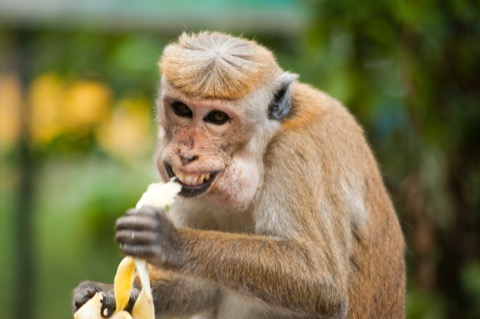
#> input picture task3/images/obj4.jpg, 480 x 319 px
$ python from_scratch.py
#> lines starting #> are read from the running program, lines starting #| are printed output that depends on the picture; after the words box and inside, x2 and y2 are one past the last pixel; in counts of white or black regions, pixels touching at a corner belong together
import cv2
import numpy as np

from task2.light_utils import reset_light


def process_photo(path):
#> called with path = 'images/obj4.jpg'
    img = cv2.imread(path)
#> img is the input picture: shape (319, 480, 3); mean B, G, R 75.7, 116, 122.5
    # after = reset_light(img, 1, -20)
    # after = cv2.fastNlMeansDenoising(after, None, 7, 13, 100)
    # subplot = np.concatenate([img, after], axis=1)'
    after = img.copy()
    # cv2.imshow("img", subplot)
    # cv2.waitKey(-1)

    rect_img = img.copy()

    (h, w) = img.shape[:2]
#> h = 319; w = 480
    mask = np.zeros((h, w), np.uint8)
    bgdModel = np.zeros((1, 65), np.float64)
    fgdModel = np.zeros((1, 65), np.float64)
    x1, y1, x2, y2 = 70, 20, w - 70, h
#> x1 = 70; y1 = 20; x2 = 410; y2 = 319
    rect = (x1, y1, w-140, h-20)
#> rect = (70, 20, 340, 299)
    pt1, pt2 = (x1, y1), (x2, y2)
#> pt1 = (70, 20); pt2 = (410, 319)
    print(pt1, pt2)
#| (70, 20) (410, 319)
    cv2.rectangle(rect_img, pt1, pt2, (255, 0, 0), 2)
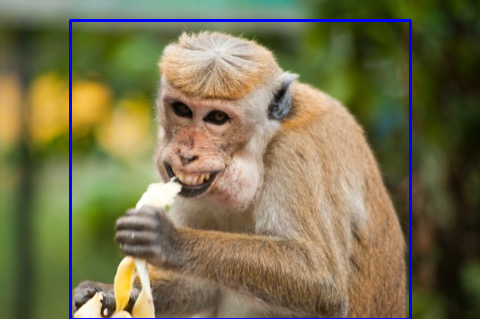
#> rect_img: shape (319, 480, 3); 2.05% of pixels changed, all inside (x1, y1, x2, y2) = (69, 19, 412, 319)
    cv2.imshow("rect", rect_img)
    cv2.waitKey(-1)
    cv2.grabCut(after, mask, rect, bgdModel, fgdModel, 2, cv2.GC_INIT_WITH_RECT)
    mask2 = np.where((mask == 2) | (mask == 0), 0, 1).astype('uint8')
    img = img * mask2[:, :, np.newaxis]
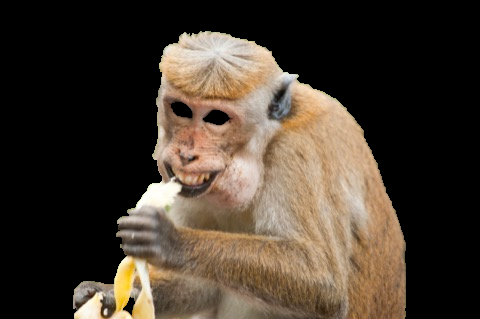
#> img: shape (319, 480, 3); mean B, G, R 47.4, 58.9, 70.1
    cv2.imshow("mask", mask2 * 255)
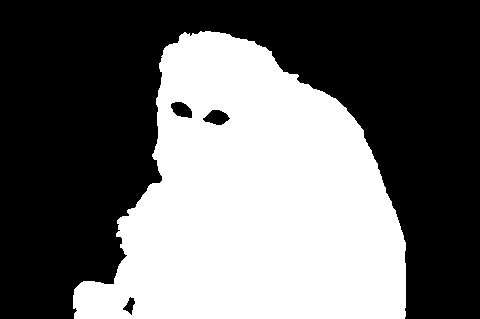
#> window 'mask': shape (319, 480); 41.8% white; 1 white region, box (x1, y1, x2, y2) and area: (73, 31, 406, 319) 64074
    cv2.waitKey(-1)
    cv2.imshow("img", img)
    cv2.waitKey(-1)


process_photo("images/obj4.jpg")

$ run again, with task3/images/obj3.jpg copied over task3/images/obj4.jpg
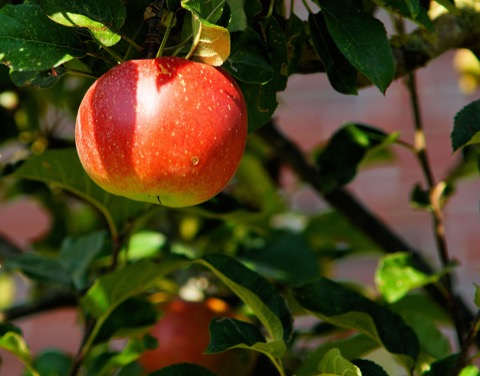
#> input picture task3/images/obj3.jpg, 480 x 376 px
#> in process_photo, img is the input picture: shape (376, 480, 3); mean B, G, R 30.1, 63.3, 75.9
#| (70, 20) (410, 376)
#> in process_photo, `cv2.rectangle(rect_img, pt1, pt2, (255, 0, 0), 2)`:
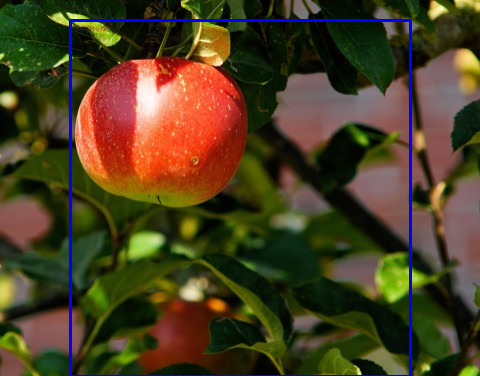
#> rect_img: shape (376, 480, 3); 1.93% of pixels changed, all inside (x1, y1, x2, y2) = (69, 19, 412, 376)
#> in process_photo, `cv2.imshow("mask", mask2 * 255)`:
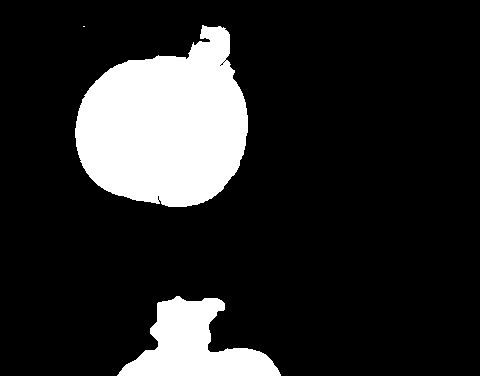
#> window 'mask': shape (376, 480); 16.1% white; 3 white regions (1 under 20 px), largest, box (x1, y1, x2, y2) and area: (75, 25, 248, 207) 22398, (117, 296, 281, 376) 6682
